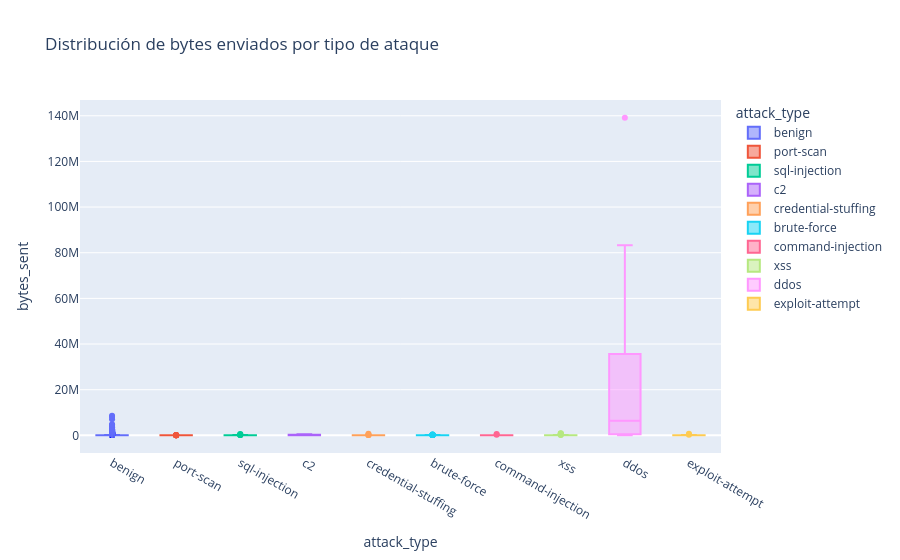

This figure's notebook cell:
### Markdown cell above
La distribución muestra que el ataque DDoS presenta valores significativamente más altos de bytes enviados en comparación con los demás tipos de ataque. Además, también muestra una mayor dispersión en los datos, lo que indica que este tipo de ataque puede generar volúmenes de tráfico extremadamente elevados. En contraste, otros ataques como SQL injection, XSS o port-scan presentan cantidades mucho menores de bytes enviados, lo que refleja comportamientos menos intensivos en volumen de datos.

### Code cell
fig = px.box(
    df,
    x="attack_type",
    y="bytes_sent",
    color="attack_type",
    title="Distribución de bytes enviados por tipo de ataque"
)

fig.show()

### Figure 1 — Plotly figure (JSON) as saved in the notebook; plotly's stock layout.template omitted (floating-point values rounded to 4 significant figures; data arrays with more than 128 entries replaced by an {"elided": "..."} marker saying what was removed)
{"data": [{"alignmentgroup": "True", "hovertemplate": "attack_type=%{x}<br>bytes_sent=%{y}<extra></extra>", "legendgroup": "benign", "marker": {"color": "#636efa"}, "name": "benign", "notched": false, "offsetgroup": "benign", "orientation": "v", "showlegend": true, "type": "box", "x": {"elided": "9600 str values"}, "x0": " ", "xaxis": "x", "y": {"elided": "9600 int values"}, "y0": " ", "yaxis": "y"}, {"alignmentgroup": "True", "hovertemplate": "attack_type=%{x}<br>bytes_sent=%{y}<extra></extra>", "legendgroup": "port-scan", "marker": {"color": "#EF553B"}, "name": "port-scan", "notched": false, "offsetgroup": "port-scan", "orientation": "v", "showlegend": true, "type": "box", "x": ["port-scan", "port-scan", "port-scan", "port-scan", "port-scan", "port-scan", "port-scan", "port-scan", "port-scan", "port-scan", "port-scan", "port-scan", "port-scan", "port-scan", "port-scan", "port-scan", "port-scan", "port-scan", "port-scan", "port-scan", "port-scan", "port-scan", "port-scan", "port-scan", "port-scan", "port-scan", "port-scan", "port-scan", "port-scan", "port-scan", "port-scan", "port-scan", "port-scan", "port-scan", "port-scan", "port-scan", "port-scan", "port-scan", "port-scan", "port-scan", "port-scan", "port-scan", "port-scan", "port-scan", "port-scan", "port-scan", "port-scan", "port-scan", "port-scan", "port-scan", "port-scan", "port-scan", "port-scan", "port-scan", "port-scan", "port-scan", "port-scan", "port-scan", "port-scan", "port-scan", "port-scan", "port-scan", "port-scan", "port-scan", "port-scan", "port-scan", "port-scan", "port-scan", "port-scan", "port-scan", "port-scan", "port-scan", "port-scan", "port-scan", "port-scan", "port-scan", "port-scan", "port-scan", "port-scan", "port-scan", "port-scan"], "x0": " ", "xaxis": "x", "y": [3150, 7781, 2053, 317, 6518, 16342, 4817, 305, 6825, 4208, 124, 30164, 4096, 10119, 12391, 2657, 4588, 5225, 3003, 25214, 276, 806, 572, 11326, 536, 4026, 1007, 50, 2696, 720, 122, 7101, 20296, 961, 2170, 2962, 10191, 14446, 231, 1632, 1550, 3472, 8351, 102, 752, 471, 16298, 969, 5211, 852, 2149, 40131, 1147, 1645, 818, 106039, 1083, 596, 1423, 2523, 358, 1057, 11172, 2700, 3948, 385, 876, 3277, 296, 326, 5027, 14607, 43, 1786, 30745, 2327, 163, 14973, 6272, 642, 502], "y0": " ", "yaxis": "y"}, {"alignmentgroup": "True", "hovertemplate": "attack_type=%{x}<br>bytes_sent=%{y}<extra></extra>", "legendgroup": "sql-injection", "marker": {"color": "#00cc96"}, "name": "sql-injection", "notched": false, "offsetgroup": "sql-injection", "orientation": "v", "showlegend": true, "type": "box", "x": ["sql-injection", "sql-injection", "sql-injection", "sql-injection", "sql-injection", "sql-injection", "sql-injection", "sql-injection", "sql-injection", "sql-injection", "sql-injection", "sql-injection", "sql-injection", "sql-injection", "sql-injection", "sql-injection", "sql-injection", "sql-injection", "sql-injection", "sql-injection", "sql-injection", "sql-injection", "sql-injection", "sql-injection", "sql-injection", "sql-injection", "sql-injection", "sql-injection", "sql-injection", "sql-injection", "sql-injection", "sql-injection", "sql-injection", "sql-injection", "sql-injection", "sql-injection", "sql-injection", "sql-injection", "sql-injection", "sql-injection", "sql-injection", "sql-injection", "sql-injection", "sql-injection", "sql-injection", "sql-injection", "sql-injection", "sql-injection", "sql-injection", "sql-injection", "sql-injection", "sql-injection", "sql-injection", "sql-injection", "sql-injection", "sql-injection", "sql-injection", "sql-injection", "sql-injection", "sql-injection", "sql-injection", "sql-injection", "sql-injection", "sql-injection"], "x0": " ", "xaxis": "x", "y": [93095, 42952, 2670, 21824, 31587, 4059, 1184, 67597, 4917, 184131, 91484, 6556, 16491, 59633, 35586, 77846, 29606, 6218, 70137, 10043, 11842, 4384, 35360, 10042, 411690, 57607, 52617, 124567, 4397, 27558, 17831, 21989, 13190, 27643, 133879, 58785, 179763, 41316, 115916, 42853, 80599, 15712, 23696, 45994, 48564, 8963, 10675, 66757, 19663, 120609, 6002, 11496, 86013, 1292, 555593, 21201, 64083, 21229, 195109, 65555, 12051, 62418, 13499, 14989], "y0": " ", "yaxis": "y"}, {"alignmentgroup": "True", "hovertemplate": "attack_type=%{x}<br>bytes_sent=%{y}<extra></extra>", "legendgroup": "c2", "marker": {"color": "#ab63fa"}, "name": "c2", "notched": false, "offsetgroup": "c2", "orientation": "v", "showlegend": true, "type": "box", "x": ["c2", "c2", "c2", "c2", "c2", "c2", "c2", "c2", "c2", "c2"], "x0": " ", "xaxis": "x", "y": [7889, 2546, 231179, 21305, 453437, 2618, 286284, 20423, 40562, 47491], "y0": " ", "yaxis": "y"}, {"alignmentgroup": "True", "hovertemplate": "attack_type=%{x}<br>bytes_sent=%{y}<extra></extra>", "legendgroup": "credential-stuffing", "marker": {"color": "#FFA15A"}, "name": "credential-stuffing", "notched": false, "offsetgroup": "credential-stuffing", "orientation": "v", "showlegend": true, "type": "box", "x": ["credential-stuffing", "credential-stuffing", "credential-stuffing", "credential-stuffing", "credential-stuffing", "credential-stuffing", "credential-stuffing", "credential-stuffing", "credential-stuffing", "credential-stuffing", "credential-stuffing", "credential-stuffing", "credential-stuffing", "credential-stuffing", "credential-stuffing", "credential-stuffing", "credential-stuffing", "credential-stuffing", "credential-stuffing", "credential-stuffing", "credential-stuffing", "credential-stuffing", "credential-stuffing", "credential-stuffing", "credential-stuffing", "credential-stuffing", "credential-stuffing", "credential-stuffing"], "x0": " ", "xaxis": "x", "y": [15585, 21485, 57089, 61401, 2030, 172487, 44464, 17377, 12829, 25045, 8647, 2668, 190170, 59243, 3085, 37924, 126782, 3196, 11001, 6572, 687365, 596, 1075, 43499, 7073, 7596, 5637, 5187], "y0": " ", "yaxis": "y"}, {"alignmentgroup": "True", "hovertemplate": "attack_type=%{x}<br>bytes_sent=%{y}<extra></extra>", "legendgroup": "brute-force", "marker": {"color": "#19d3f3"}, "name": "brute-force", "notched": false, "offsetgroup": "brute-force", "orientation": "v", "showlegend": true, "type": "box", "x": ["brute-force", "brute-force", "brute-force", "brute-force", "brute-force", "brute-force", "brute-force", "brute-force", "brute-force", "brute-force", "brute-force", "brute-force", "brute-force", "brute-force", "brute-force", "brute-force", "brute-force", "brute-force", "brute-force", "brute-force", "brute-force", "brute-force", "brute-force", "brute-force", "brute-force", "brute-force", "brute-force", "brute-force", "brute-force", "brute-force", "brute-force", "brute-force", "brute-force", "brute-force", "brute-force", "brute-force", "brute-force", "brute-force", "brute-force", "brute-force", "brute-force", "brute-force", "brute-force", "brute-force", "brute-force", "brute-force", "brute-force", "brute-force", "brute-force", "brute-force", "brute-force", "brute-force", "brute-force", "brute-force", "brute-force", "brute-force", "brute-force", "brute-force", "brute-force", "brute-force", "brute-force", "brute-force", "brute-force", "brute-force", "brute-force", "brute-force", "brute-force", "brute-force", "brute-force", "brute-force", "brute-force", "brute-force", "brute-force", "brute-force", "brute-force", "brute-force", "brute-force", "brute-force", "brute-force", "brute-force", "brute-force", "brute-force", "brute-force", "brute-force", "brute-force", "brute-force", "brute-force", "brute-force", "brute-force", "brute-force", "brute-force", "brute-force", "brute-force", "brute-force", "brute-force", "brute-force", "brute-force", "brute-force", "brute-force", "brute-force", "brute-force", "brute-force", "brute-force", "brute-force", "brute-force", "brute-force", "brute-force", "brute-force"], "x0": " ", "xaxis": "x", "y": [9683, 22087, 213765, 19017, 97894, 49711, 31871, 153546, 82, 9323, 23920, 36616, 29252, 95718, 20203, 11458, 202072, 47937, 9494, 55440, 7081, 26433, 165480, 5366, 12350, 2152, 10003, 34990, 122956, 19251, 3324, 38577, 8838, 437, 62784, 6509, 1195, 640, 48811, 5989, 17261, 10130, 3147, 3074, 4945, 12410, 2633, 869, 98160, 18778, 3188, 18307, 230865, 15842, 26004, 330509, 6478, 22086, 6140, 147412, 184042, 49993, 10867, 11725, 3141, 5482, 38468, 194264, 11041, 4918, 38183, 7473, 45361, 2987, 17626, 11001, 102977, 3653, 8355, 108476, 1376, 79747, 359967, 24441, 31838, 17929, 12176, 53220, 13746, 110119, 13599, 39321, 15781, 2529, 4252, 31933, 25901, 13826, 26378, 37147, 2707, 117426, 51479, 2921, 34596, 90974, 80833, 142127], "y0": " ", "yaxis": "y"}, {"alignmentgroup": "True", "hovertemplate": "attack_type=%{x}<br>bytes_sent=%{y}<extra></extra>", "legendgroup": "command-injection", "marker": {"color": "#FF6692"}, "name": "command-injection", "notched": false, "offsetgroup": "command-injection", "orientation": "v", "showlegend": true, "type": "box", "x": ["command-injection", "command-injection", "command-injection", "command-injection", "command-injection", "command-injection", "command-injection", "command-injection", "command-injection", "command-injection", "command-injection", "command-injection", "command-injection", "command-injection", "command-injection", "command-injection", "command-injection", "command-injection", "command-injection", "command-injection", "command-injection", "command-injection", "command-injection", "command-injection", "command-injection", "command-injection"], "x0": " ", "xaxis": "x", "y": [52112, 7419, 12579, 587618, 41345, 226053, 20370, 8234, 2808, 1434, 7783, 38273, 23079, 54548, 27938, 19638, 20908, 9552, 2455, 10305, 2023, 22763, 38406, 35480, 12438, 30100], "y0": " ", "yaxis": "y"}, {"alignmentgroup": "True", "hovertemplate": "attack_type=%{x}<br>bytes_sent=%{y}<extra></extra>", "legendgroup": "xss", "marker": {"color": "#B6E880"}, "name": "xss", "notched": false, "offsetgroup": "xss", "orientation": "v", "showlegend": true, "type": "box", "x": ["xss", "xss", "xss", "xss", "xss", "xss", "xss", "xss", "xss", "xss", "xss", "xss", "xss", "xss", "xss", "xss", "xss", "xss", "xss", "xss", "xss", "xss", "xss", "xss", "xss", "xss", "xss", "xss", "xss", "xss", "xss", "xss", "xss", "xss"], "x0": " ", "xaxis": "x", "y": [117779, 1733, 19042, 180385, 12156, 65338, 23317, 31244, 679685, 20398, 965, 10366, 133922, 6477, 70413, 12376, 1791, 1497, 246115, 73036, 777176, 25163, 2006, 11464, 6631, 48600, 32586, 16669, 72416, 76549, 44627, 2912, 933798, 2857], "y0": " ", "yaxis": "y"}, {"alignmentgroup": "True", "hovertemplate": "attack_type=%{x}<br>bytes_sent=%{y}<extra></extra>", "legendgroup": "ddos", "marker": {"color": "#FF97FF"}, "name": "ddos", "notched": false, "offsetgroup": "ddos", "orientation": "v", "showlegend": true, "type": "box", "x": ["ddos", "ddos", "ddos", "ddos", "ddos", "ddos", "ddos", "ddos", "ddos", "ddos", "ddos", "ddos", "ddos", "ddos", "ddos", "ddos", "ddos", "ddos", "ddos", "ddos", "ddos", "ddos", "ddos", "ddos", "ddos", "ddos", "ddos"], "x0": " ", "xaxis": "x", "y": [6366025, 55208585, 449490, 74598, 3638730, 67117756, 68411198, 2797539, 21911112, 8914623, 59209, 19461141, 26092887, 10309216, 1441956, 2110469, 139170405, 57278, 28803216, 47101276, 309453, 1514954, 497582, 183249, 599818, 83284264, 37919929], "y0": " ", "yaxis": "y"}, {"alignmentgroup": "True", "hovertemplate": "attack_type=%{x}<br>bytes_sent=%{y}<extra></extra>", "legendgroup": "exploit-attempt", "marker": {"color": "#FECB52"}, "name": "exploit-attempt", "notched": false, "offsetgroup": "exploit-attempt", "orientation": "v", "showlegend": true, "type": "box", "x": ["exploit-attempt", "exploit-attempt", "exploit-attempt", "exploit-attempt", "exploit-attempt", "exploit-attempt", "exploit-attempt", "exploit-attempt", "exploit-attempt", "exploit-attempt", "exploit-attempt", "exploit-attempt", "exploit-attempt", "exploit-attempt", "exploit-attempt", "exploit-attempt", "exploit-attempt", "exploit-attempt", "exploit-attempt", "exploit-attempt", "exploit-attempt", "exploit-attempt"], "x0": " ", "xaxis": "x", "y": [21873, 4792, 2000, 61223, 34960, 65878, 7335, 3616, 668640, 80720, 221516, 10763, 73627, 7718, 15265, 5806, 20335, 77023, 125629, 7665, 15367, 6681], "y0": " ", "yaxis": "y"}], "layout": {"boxmode": "overlay", "legend": {"title": {"text": "attack_type"}, "tracegroupgap": 0}, "title": {"text": "Distribución de bytes enviados por tipo de ataque"}, "xaxis": {"anchor": "y", "categoryarray": ["benign", "port-scan", "sql-injection", "c2", "credential-stuffing", "brute-force", "command-injection", "xss", "ddos", "exploit-attempt"], "categoryorder": "array", "domain": [0, 1], "title": {"text": "attack_type"}}, "yaxis": {"anchor": "x", "domain": [0, 1], "title": {"text": "bytes_sent"}}}}
